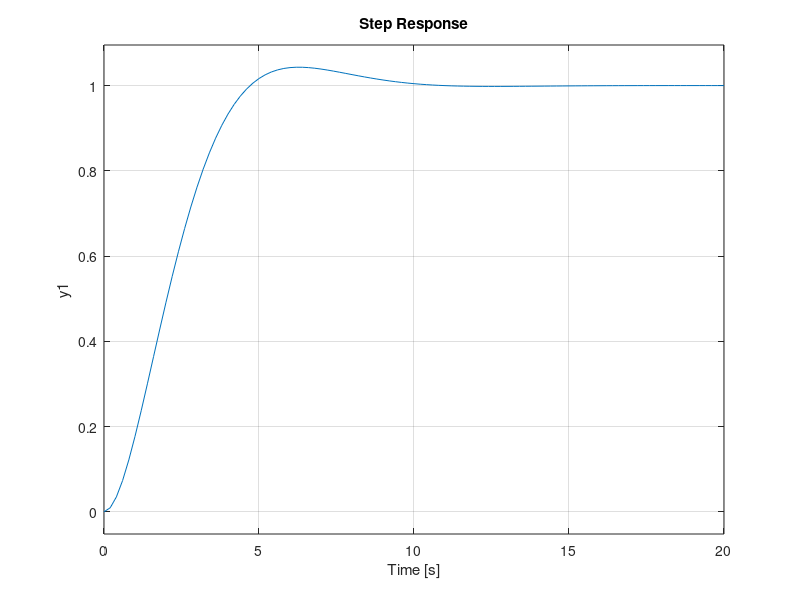
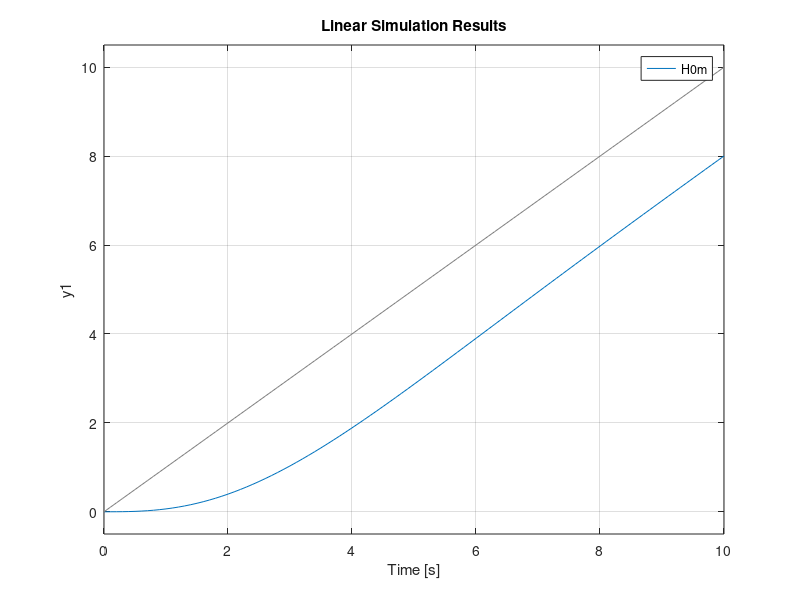
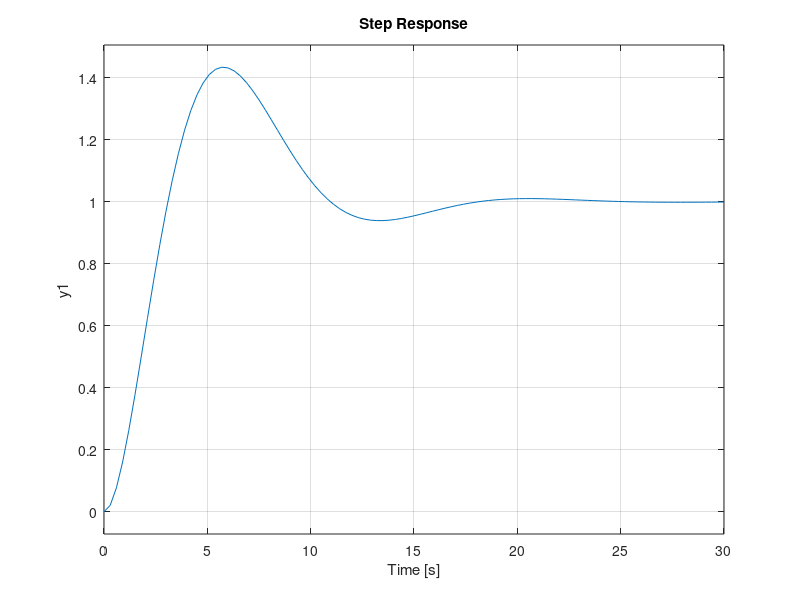
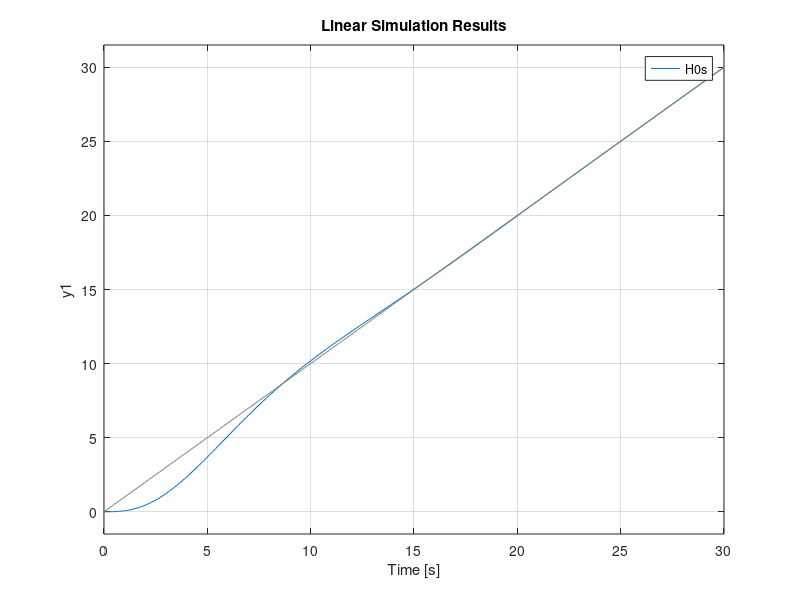

MATLAB code for these plots, in order:
%% magnitude optimum criterion and symmetrical optimum
%% a
close all
clear all
clc

Hf = tf(2,[1 1])
Tsigma = 1;

% modulus
Hdm = tf(1,conv([2*Tsigma 0 ],[Tsigma 1]))
Hcm = minreal(Hdm/Hf) 
Hcm = zpk(Hcm)

H0m = minreal(feedback(Hf*Hcm,1))
H0m = minreal(Hdm/(1+Hdm))

figure, step(H0m)
t = 0:0.1:10;
figure, lsim(H0m,t,t)

% symmetrical
Hds = tf([4*Tsigma 1],conv([8*Tsigma^2 0 0],[Tsigma 1]))
Hcs = zpk(minreal(Hds/Hf)) % I in series with a PI
H0s = minreal(feedback(Hf*Hcs,1))
H0s = minreal(Hds/(1+Hds))

figure, step(H0s)
t = 0:0.1:30;
figure, lsim(H0s,t,t)

%% b
close all
clear all
clc

Hf = tf(2,[1 1 0])
Tsigma = 1;

% modulus
Hdm = tf(1,conv([2*Tsigma 0 ],[Tsigma 1]))
Hcm = minreal(Hdm/Hf) % P controller
Hcm = zpk(Hcm)

H0m = minreal(feedback(Hf*Hcm,1))
H0m = minreal(Hdm/(1+Hdm))

figure, step(H0m)
t = 0:0.1:10;
figure, lsim(H0m,t,t)

% symmetrical
Hds = tf([4*Tsigma 1],conv([8*Tsigma^2 0 0],[Tsigma 1]))
Hcs = zpk(minreal(Hds/Hf)) % PI controller
H0s = minreal(feedback(Hf*Hcs,1))
H0s = minreal(Hds/(1+Hds))

figure, step(H0s)
t = 0:0.1:30;
figure, lsim(H0s,t,t)

%% c
close all
clear all
clc

Hf = tf(2,conv([1 1],[10 1]))
Tsigma = 1;

% modulus
Hdm = tf(1,conv([2*Tsigma 0 ],[Tsigma 1]))
Hcm = minreal(Hdm/Hf) % PI controller
Hcm = zpk(Hcm)

H0m = minreal(feedback(Hf*Hcm,1))
H0m = minreal(Hdm/(1+Hdm))

figure, step(H0m)
t = 0:0.1:10;
figure, lsim(H0m,t,t)

% symmetrical
Hds = tf([4*Tsigma 1],conv([8*Tsigma^2 0 0],[Tsigma 1]))
Hcs = zpk(minreal(Hds/Hf)) % PI in series with a PI controller
H0s = minreal(feedback(Hf*Hcs,1))
H0s = minreal(Hds/(1+Hds))

figure, step(H0s)
t = 0:0.1:30;
figure, lsim(H0s,t,t)
%% d
close all
clear all
clc

Hf = tf(2,conv([1 1 0],[10 1]))
Tsigma = 1;

% modulus
Hdm = tf(1,conv([2*Tsigma 0 ],[Tsigma 1]))
Hcm = minreal(Hdm/Hf) % ideal PD controller can t be implemented
Hcm = zpk(Hcm)
Hcm_real = Hcm* tf(1,[0.1 1]); % 0.02 filter


H0m = minreal(feedback(Hf*Hcm_real,1))
%H0m = minreal(Hdm/(1+Hdm))

% bode(tf(0.25*[10 1],[1]))

figure, step(H0m)
t = 0:0.1:10;
figure, lsim(H0m,t,t)

% symmetrical
Hds = tf([4*Tsigma 1],conv([8*Tsigma^2 0 0],[Tsigma 1]))
Hcs = zpk(minreal(Hds/Hf)) % P
H0s = minreal(feedback(Hf*Hcs,1))
H0s = minreal(Hds/(1+Hds))

figure, step(H0s)
t = 0:0.1:30;
figure, lsim(H0s,t,t)
%% e
close all
clear all
clc

Hf = tf(2,conv([1 1],conv([10 1],[20 1])))
Tsigma = 1;

% modulus
Hdm = tf(1,conv([2*Tsigma 0 ],[Tsigma 1]))
Hcm = minreal(Hdm/Hf) % PID controller
Hcm = zpk(Hcm)

H0m = minreal(feedback(Hf*Hcm,1))
H0m = minreal(Hdm/(1+Hdm))

figure, step(H0m)
t = 0:0.1:10;
figure, lsim(H0m,t,t)

% symmetrical
Hds = tf([4*Tsigma 1],conv([8*Tsigma^2 0 0],[Tsigma 1]))
Hcs = zpk(minreal(Hds/Hf)) % PID in series with a PI controller
H0s = minreal(feedback(Hf*Hcs,1))
%H0s = minreal(Hds/(1+Hds))

figure, step(H0s)
t = 0:0.1:30;
figure, lsim(H0s,t,t)

%% f
close all
clear all
clc

Hf = tf(2,conv([1 1 0],conv([10 1],[20 1])))
Tsigma = 1;

% modulus
Hdm = tf(1,conv([2*Tsigma 0 ],[Tsigma 1]))
Hcm = minreal(Hdm/Hf) % 2 ideal PD controllers in series
Hcm = zpk(Hcm)

Hcm_real=Hcm*tf(1,[0.1 1])*tf(1,[0.1 1])

H0m = minreal(feedback(Hf*Hcm,1))
H0m = minreal(Hdm/(1+Hdm))

figure, step(H0m)
t = 0:0.1:10;
figure, lsim(H0m,t,t)

% symmetrical
Hds = tf([4*Tsigma 1],conv([8*Tsigma^2 0 0],[Tsigma 1]))
Hcs = zpk(minreal(Hds/Hf)) % PID controller with a filter
Hcs_real = Hcs*tf(1, [0.05 1])

H0s = minreal(feedback(Hf*Hcs_real,1))
%H0s = minreal(Hds/(1+Hds))
% (4s+1)(10s+1)(20s+1)/16s 
% (24s+1)(10s+1)/16s - PID
% (4s+1)(10s+1)/16s - PID in series with a PD (20s+1)/(0.1s+1)

figure, step(H0s)
t = 0:0.1:30;
figure, lsim(H0s,t,t)
